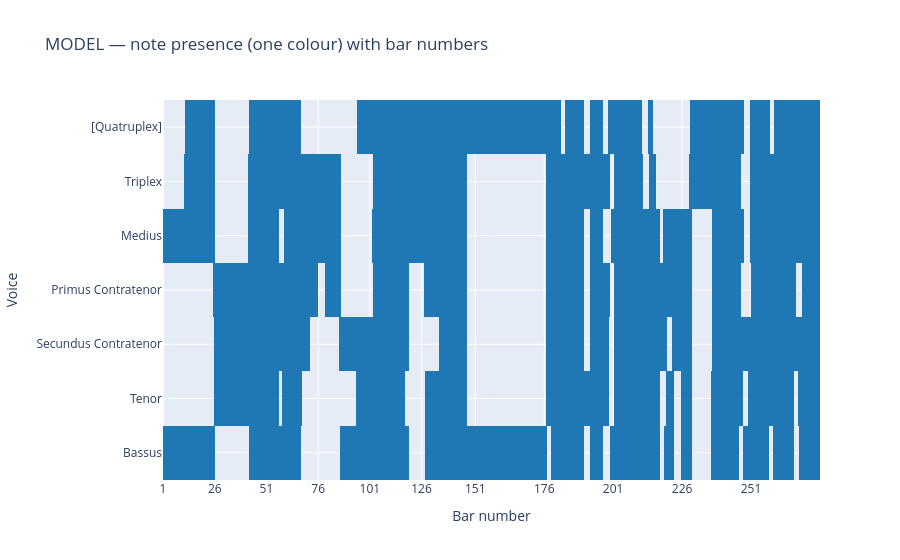
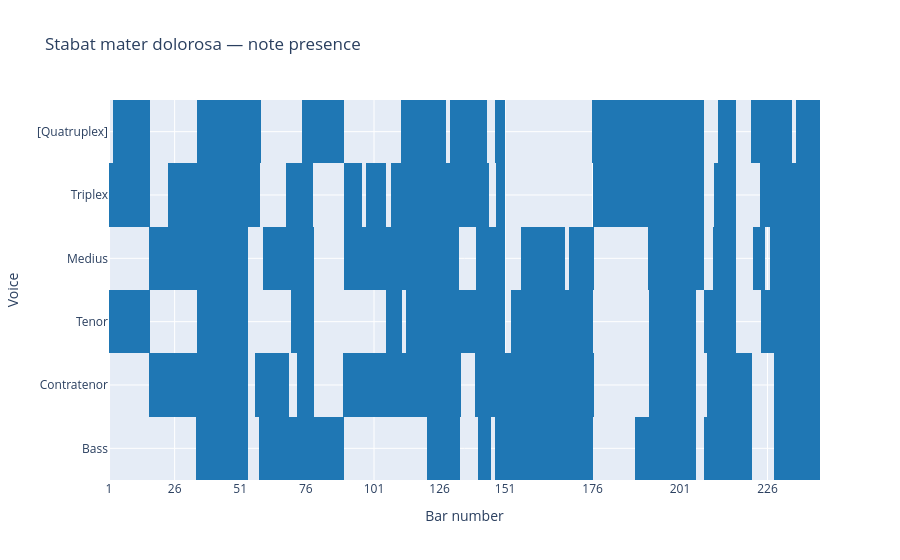
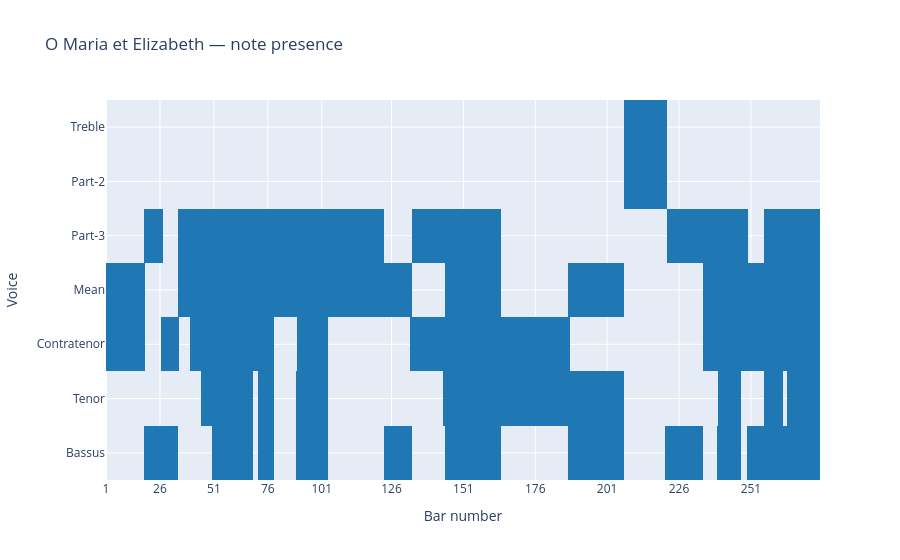
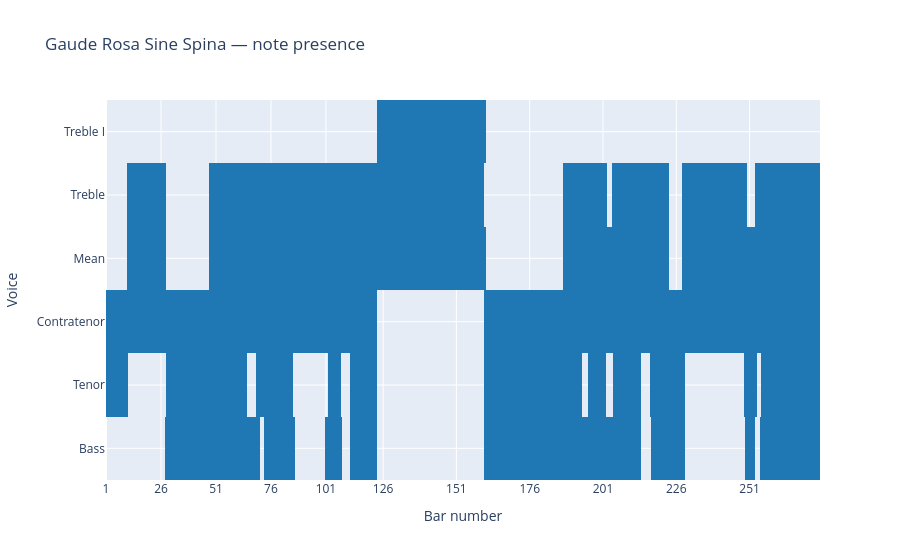

Write notebook code for charts like these, in order.
### Markdown cell above
## Step 7 - Run the analysis for your model + selected movements

Loads the chosen score(s) and calls `plot_presence(...)` for each movement/piece in `piece_list`. Edit the paths and list above, then run this cell.

### Code cell
model = importScore(model_path)
print("MODEL METADATA")
print(model.metadata)
plot_presence(
    model,
    "MODEL — note presence (one colour) with bar numbers",
    combineUnisons=combineUnisons,
    step=step,
    bar_interval=bar_interval,
    ignore_short_rests_qL=ignore_short_rests_qL
)

for p in movement_paths:
    mv = importScore(p)
    print("\nMOVEMENT METADATA")
    print(mv.metadata)
    plot_presence(
        mv,
        mv.metadata.get("title", "Movement") + " — note presence",
        combineUnisons=combineUnisons,
        step=step,
        bar_interval=bar_interval,
        ignore_short_rests_qL=ignore_short_rests_qL
    )

### Figure 1 — Plotly figure (JSON) as saved in the notebook; plotly's stock layout.template omitted (floating-point values rounded to 4 significant figures; data arrays with more than 128 entries replaced by an {"elided": "..."} marker saying what was removed)
{"data": [{"coloraxis": "coloraxis", "hovertemplate": "Bar number: %{x}<br>Voice: %{y}<br>Presence: %{z}<extra></extra>", "name": "0", "type": "heatmap", "x": {"elided": "7625 float values"}, "xaxis": "x", "y": ["Bassus", "Tenor", "Secundus Contratenor", "Primus Contratenor", "Medius", "Triplex", "[Quatruplex]"], "yaxis": "y", "z": {"elided": "7x7625 int values"}}], "layout": {"autosize": true, "coloraxis": {"colorbar": {"title": {"text": "Presence"}}, "colorscale": [[0, "#1f77b4"], [1, "#1f77b4"]], "showscale": false}, "title": {"text": "MODEL — note presence (one colour) with bar numbers"}, "xaxis": {"anchor": "y", "autorange": true, "domain": [0, 1], "range": [-0.25, 3812.0], "tickmode": "array", "ticktext": ["1", "26", "51", "76", "101", "126", "151", "176", "201", "226", "251"], "tickvals": [0, 300, 600, 900, 1200, 1500, 1812, 2212, 2612, 3012, 3412], "title": {"text": "Bar number"}, "type": "linear"}, "yaxis": {"anchor": "x", "autorange": true, "domain": [0, 1], "range": [-0.5, 6.5], "title": {"text": "Voice"}, "type": "category"}}}

### Figure 2 — Plotly figure (JSON) as saved in the notebook; plotly's stock layout.template omitted (floating-point values rounded to 4 significant figures; data arrays with more than 128 entries replaced by an {"elided": "..."} marker saying what was removed)
{"data": [{"coloraxis": "coloraxis", "hovertemplate": "Bar number: %{x}<br>Voice: %{y}<br>Presence: %{z}<extra></extra>", "name": "0", "type": "heatmap", "x": {"elided": "6505 float values"}, "xaxis": "x", "y": ["Bass", "Contratenor", "Tenor", "Medius", "Triplex", "[Quatruplex]"], "yaxis": "y", "z": {"elided": "6x6505 int values"}}], "layout": {"autosize": true, "coloraxis": {"colorbar": {"title": {"text": "Presence"}}, "colorscale": [[0, "#1f77b4"], [1, "#1f77b4"]], "showscale": false}, "title": {"text": "Stabat mater dolorosa — note presence"}, "xaxis": {"anchor": "y", "autorange": true, "domain": [0, 1], "range": [-0.25, 3252.0], "tickmode": "array", "ticktext": ["1", "26", "51", "76", "101", "126", "151", "176", "201", "226"], "tickvals": [0, 300, 600, 900, 1212, 1512, 1812, 2212, 2612, 3012], "title": {"text": "Bar number"}, "type": "linear"}, "yaxis": {"anchor": "x", "autorange": true, "domain": [0, 1], "range": [-0.5, 5.5], "title": {"text": "Voice"}, "type": "category"}}}

### Figure 3 — Plotly figure (JSON) as saved in the notebook; plotly's stock layout.template omitted (floating-point values rounded to 4 significant figures; data arrays with more than 128 entries replaced by an {"elided": "..."} marker saying what was removed)
{"data": [{"coloraxis": "coloraxis", "hovertemplate": "Bar number: %{x}<br>Voice: %{y}<br>Presence: %{z}<extra></extra>", "name": "0", "type": "heatmap", "x": {"elided": "7945 float values"}, "xaxis": "x", "y": ["Bassus", "Tenor", "Contratenor", "Mean", "Part-3", "Part-2", "Treble"], "yaxis": "y", "z": {"elided": "7x7945 int values"}}], "layout": {"autosize": true, "coloraxis": {"colorbar": {"title": {"text": "Presence"}}, "colorscale": [[0, "#1f77b4"], [1, "#1f77b4"]], "showscale": false}, "title": {"text": "O Maria et Elizabeth — note presence"}, "xaxis": {"anchor": "y", "autorange": true, "domain": [0, 1], "range": [-0.25, 3972.0], "tickmode": "array", "ticktext": ["1", "26", "51", "76", "101", "126", "151", "176", "201", "226", "251"], "tickvals": [0, 300, 600, 900, 1200, 1588, 1988, 2388, 2788, 3188, 3588], "title": {"text": "Bar number"}, "type": "linear"}, "yaxis": {"anchor": "x", "autorange": true, "domain": [0, 1], "range": [-0.5, 6.5], "title": {"text": "Voice"}, "type": "category"}}}

### Figure 4 — Plotly figure (JSON) as saved in the notebook; plotly's stock layout.template omitted (floating-point values rounded to 4 significant figures; data arrays with more than 128 entries replaced by an {"elided": "..."} marker saying what was removed)
{"data": [{"coloraxis": "coloraxis", "hovertemplate": "Bar number: %{x}<br>Voice: %{y}<br>Presence: %{z}<extra></extra>", "name": "0", "type": "heatmap", "x": {"elided": "7793 float values"}, "xaxis": "x", "y": ["Bass", "Tenor", "Contratenor", "Mean", "Treble", "Treble I"], "yaxis": "y", "z": {"elided": "6x7793 int values"}}], "layout": {"autosize": true, "coloraxis": {"colorbar": {"title": {"text": "Presence"}}, "colorscale": [[0, "#1f77b4"], [1, "#1f77b4"]], "showscale": false}, "title": {"text": "Gaude Rosa Sine Spina — note presence"}, "xaxis": {"anchor": "y", "autorange": true, "domain": [0, 1], "range": [-0.25, 3896.0], "tickmode": "array", "ticktext": ["1", "26", "51", "76", "101", "126", "151", "176", "201", "226", "251"], "tickvals": [0, 300, 600, 900, 1200, 1512, 1912, 2312, 2712, 3112, 3512], "title": {"text": "Bar number"}, "type": "linear"}, "yaxis": {"anchor": "x", "autorange": true, "domain": [0, 1], "range": [-0.5, 5.5], "title": {"text": "Voice"}, "type": "category"}}}
